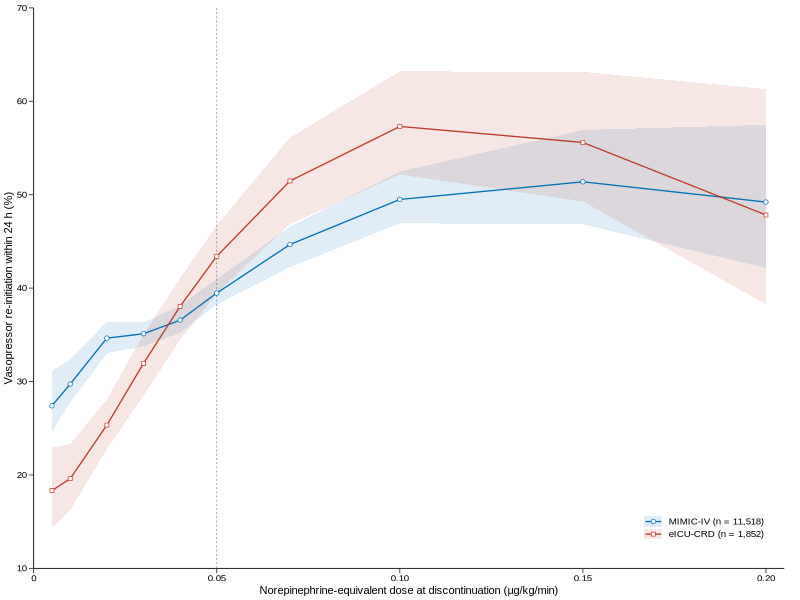
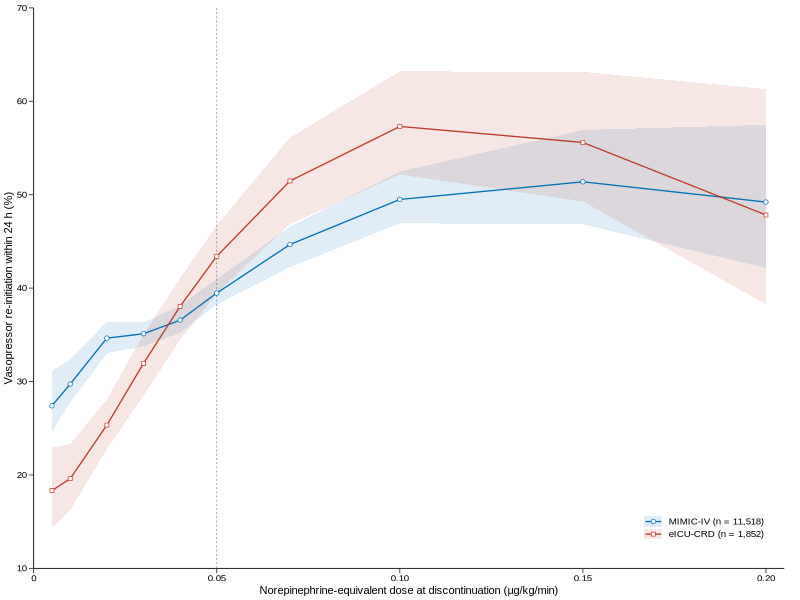
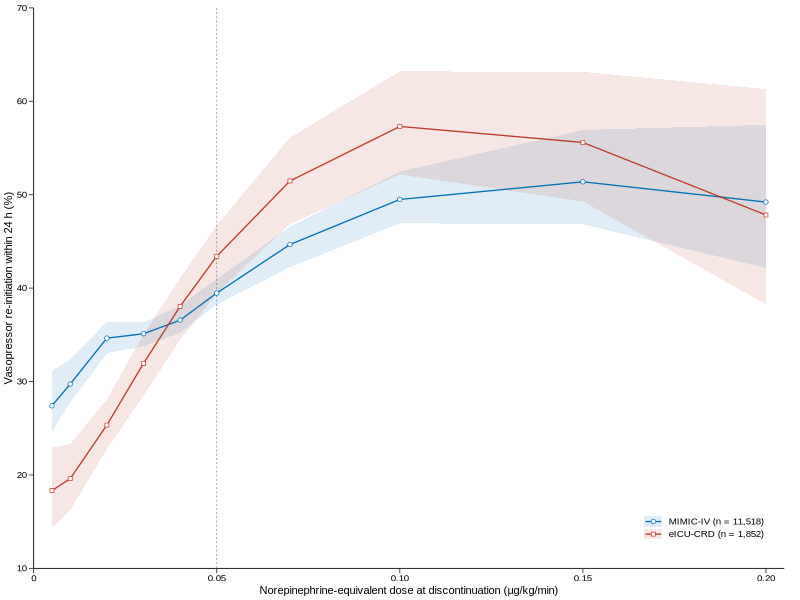
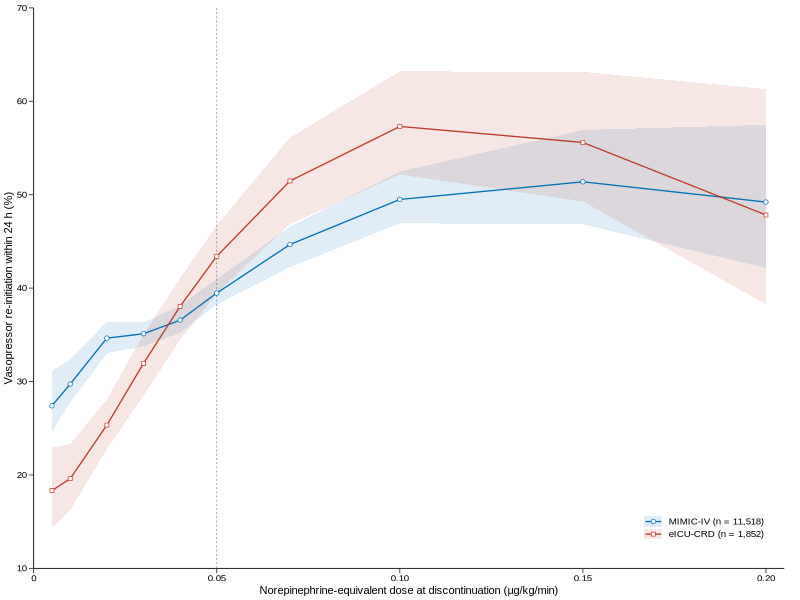

Write the R code that produced these figures, in order.
## Figure 1: standardised dose-response, MIMIC-IV and eICU-CRD
suppressPackageStartupMessages({library(ggplot2); library(ragg); library(svglite)})
fam <- "Liberation Sans"   # metric-identical to Arial; SVG/PDF name the face Arial
m <- read.csv("../results/dose_response_mimic.csv"); m$db <- "MIMIC-IV (n = 11,518)"
e <- read.csv("../results/dose_response_eicu.csv");  e$db <- "eICU-CRD (n = 1,852)"
d <- rbind(m, e); d$db <- factor(d$db, levels = unique(d$db))
d[c("risk","lo","hi")] <- d[c("risk","lo","hi")] * 100
cols <- c("#0072B5", "#BC3C29")

p <- ggplot(d, aes(end_dose, risk, colour = db, fill = db)) +
  geom_vline(xintercept = 0.05, linewidth = 0.25, linetype = "22", colour = "grey55") +
  geom_ribbon(aes(ymin = lo, ymax = hi), alpha = 0.12, colour = NA) +
  geom_line(linewidth = 0.45) +
  geom_point(aes(shape = db), size = 1.3, stroke = 0.35, fill = "white") +
  scale_shape_manual(values = c(21, 22)) +
  scale_colour_manual(values = cols) + scale_fill_manual(values = cols) +
  scale_x_continuous(limits = c(0, 0.205), breaks = seq(0, 0.20, 0.05),
                     labels = c("0", "0.05", "0.10", "0.15", "0.20"), expand = c(0, 0)) +
  scale_y_continuous(limits = c(10, 70), breaks = seq(10, 70, 10), expand = c(0, 0)) +
  labs(x = "Norepinephrine-equivalent dose at discontinuation (µg/kg/min)",
       y = "Vasopressor re-initiation within 24 h (%)") +
  theme_classic(base_size = 8, base_family = fam) +
  theme(axis.line = element_line(linewidth = 0.3), axis.ticks = element_line(linewidth = 0.3),
        axis.ticks.length = unit(1.2, "mm"), axis.text = element_text(colour = "black", size = 7),
        axis.title = element_text(size = 8),
        legend.position = c(0.98, 0.04), legend.justification = c(1, 0),
        legend.title = element_blank(), legend.text = element_text(size = 7),
        legend.key.width = unit(5, "mm"), legend.key.height = unit(3.2, "mm"),
        legend.background = element_blank(), plot.margin = margin(2, 4, 1, 1, "mm"))

w <- 120; h <- 85
ggsave("output/Figure1.png",  p, device = agg_png,  width = w, height = h, units = "mm", dpi = 600)
ggsave("output/Figure1.tiff", p, device = agg_tiff, width = w, height = h, units = "mm", dpi = 600, compression = "lzw")
ggsave("output/Figure1.pdf",  p, device = cairo_pdf, width = w, height = h, units = "mm")
svglite("output/Figure1.svg", width = w/25.4, height = h/25.4,
        system_fonts = list(sans = "Liberation Sans"), web_fonts = list())
print(p); invisible(dev.off())
